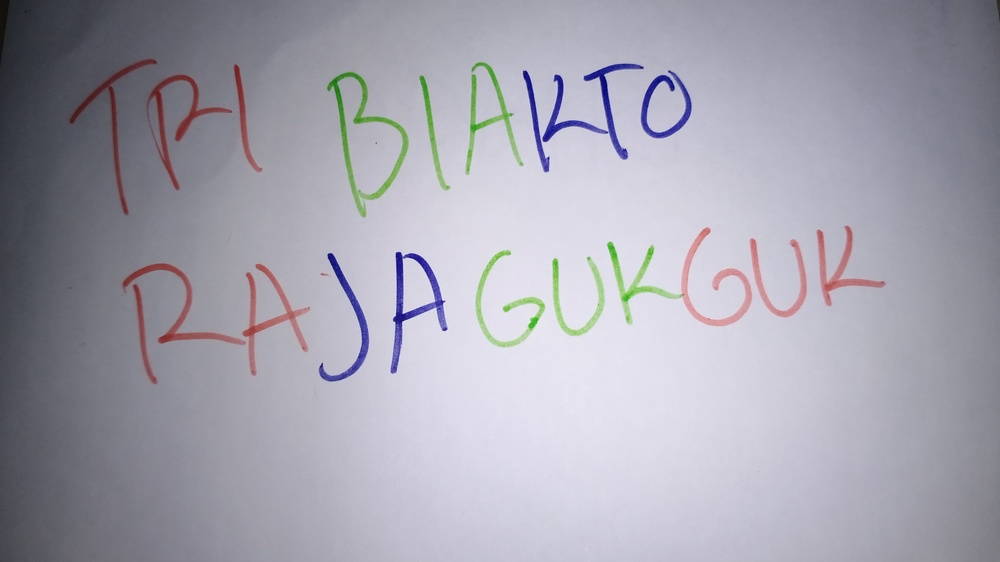
#> input picture tri.jpg, 1000 x 562 px, shrunk from 4608 x 2592 before the run
$ jupyter execute Untitled.ipynb
#> lines starting #> are read from the running program, lines starting #| are printed output that depends on the picture
[cell 1]
import cv2
import matplotlib.pyplot as plt
import numpy as np

[cell 2]
import cv2
import matplotlib.pyplot as plt

# Membaca gambar dengan OpenCV
img = cv2.imread("tri.jpg")
#> img is the input picture: shape (562, 1000, 3); mean B, G, R 174.7, 163.1, 164.6


# Ubah warna BGR (format OpenCV) menjadi RGB (format Matplotlib)
img_BGR = cv2.cvtColor(img, cv2.COLOR_RGB2BGR)
img_RGB = cv2.cvtColor(img, cv2.COLOR_BGR2RGB)

# Memisahkan kanal warna
kanal_merah = img_RGB[:,:,0]
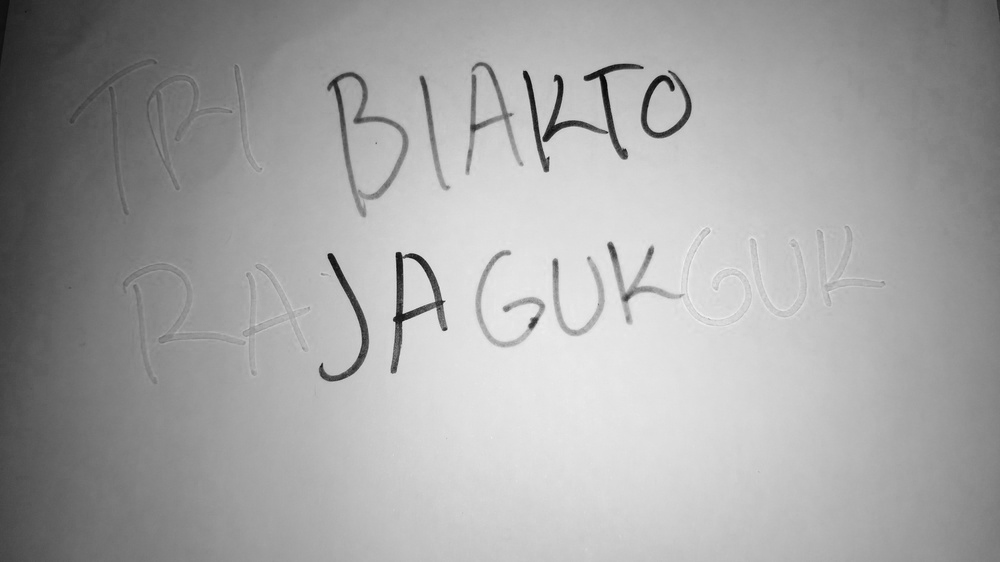
#> kanal_merah: shape (562, 1000); min 1, max 241, mean 164.6
kanal_hijau = img_RGB[:,:,1]
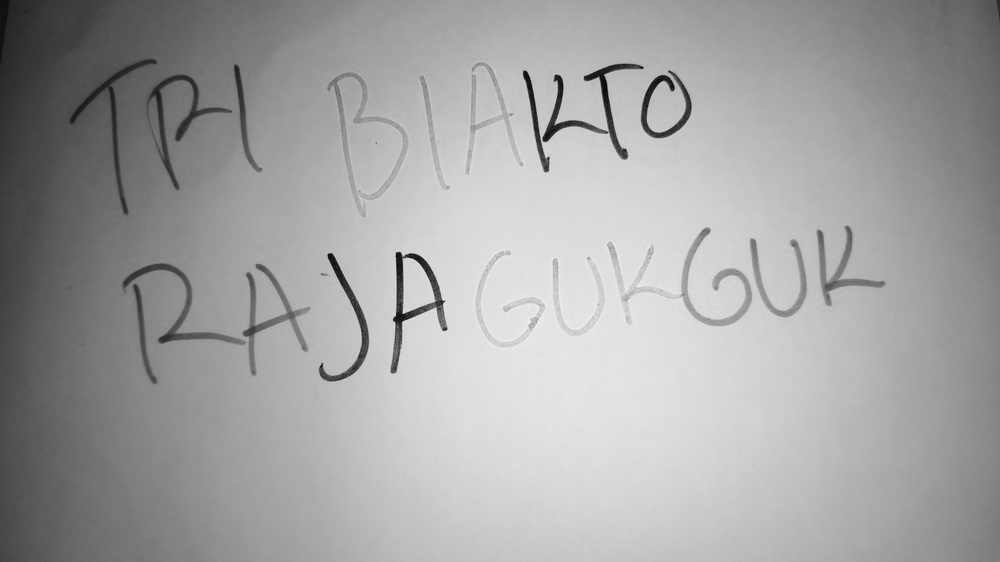
#> kanal_hijau: shape (562, 1000); min 1, max 249, mean 163.1
kanal_biru = img_RGB[:,:,2]
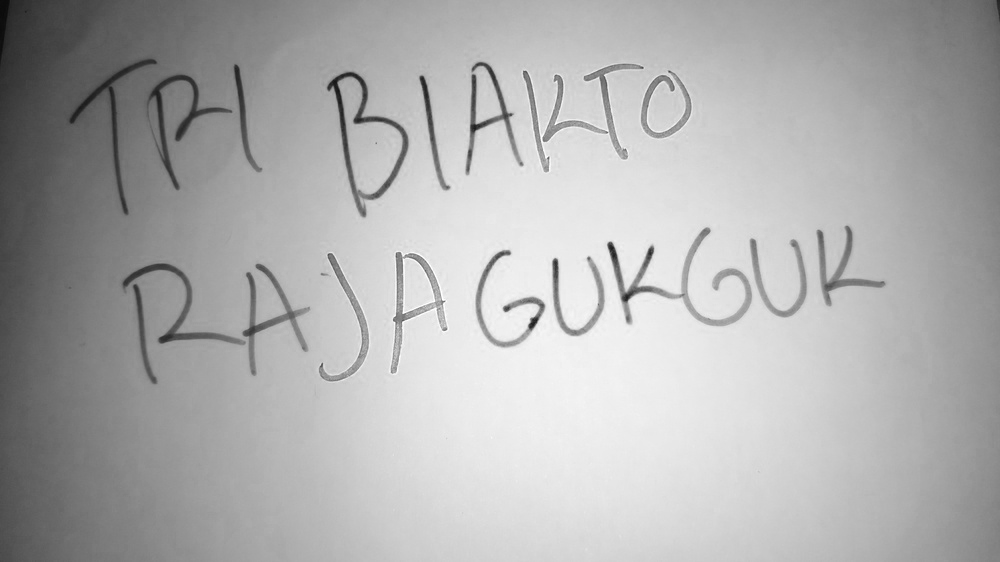
#> kanal_biru: shape (562, 1000); min 10, max 255, mean 174.7
# Menampilkan gambar kanal warna dalam skala abu-abu
plt.figure(figsize=(15, 4))

# Gambar Asli
plt.subplot(1, 4, 1)
plt.imshow(cv2.cvtColor(img_RGB, cv2.COLOR_RGB2BGR))
plt.title('Gambar Asli')
plt.axis('off')

# Gambar Kanal Merah
plt.subplot(1, 4, 2)
plt.imshow(kanal_merah, cmap='gray')
plt.title('Kanal Merah')
plt.axis('off')

# Gambar Kanal Hijau
plt.subplot(1, 4, 3)
plt.imshow(kanal_hijau, cmap='gray')
plt.title('Kanal Hijau')
plt.axis('off')

# Gambar Kanal Biru
plt.subplot(1, 4, 4)
plt.imshow(kanal_biru, cmap='gray')
plt.title('Kanal Biru')
plt.axis('off')

plt.tight_layout()
plt.savefig('gambar_kanal_warna_dan_asli.png')
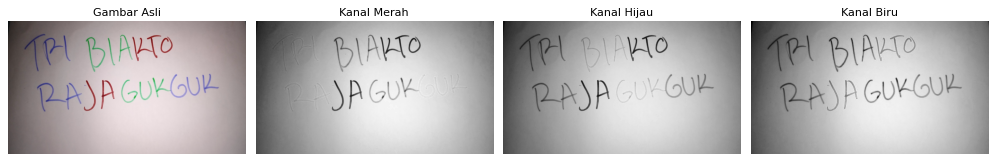
#> figure drawn by matplotlib, 4 panels; B, G, R data is drawn as R, G, B
plt.show()

[cell 3]
# Menghitung histogram untuk setiap kanal warna
hist_merah = cv2.calcHist([kanal_merah], [0], None, [256], [0,256])
#> hist_merah = 256 values, max 6334 at index 222, min 0 at index 0, mean 2195.3
hist_hijau = cv2.calcHist([kanal_hijau], [0], None, [256], [0,256])
#> hist_hijau = 256 values, max 6178 at index 220, min 0 at index 0, mean 2195.3
hist_biru = cv2.calcHist([kanal_biru], [0], None, [256], [0,256])
#> hist_biru = 256 values, max 6071 at index 231, min 0 at index 0, mean 2195.3

# Menampilkan histogram
plt.plot(hist_merah, color='r')
plt.plot(hist_hijau, color='g')
plt.plot(hist_biru, color='b')
plt.title('Histogram Warna Merah, Hijau, dan Biru')
plt.xlabel('Nilai Intensitas')
plt.ylabel('Frekuensi')
plt.savefig('histogram_warna.png')
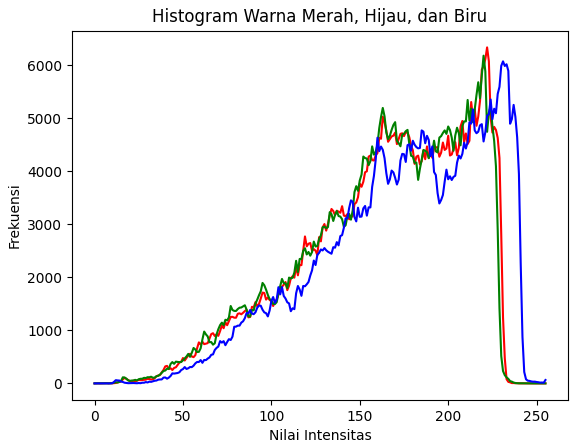
#> figure drawn by matplotlib, 1 panel; curve peaks at x = 222, y = 6334; curve peaks at x = 220, y = 6178; curve peaks at x = 231, y = 6071
plt.show()

$ run again, with gambar_kanal_warna_dan_asli.png saved as tri.jpg
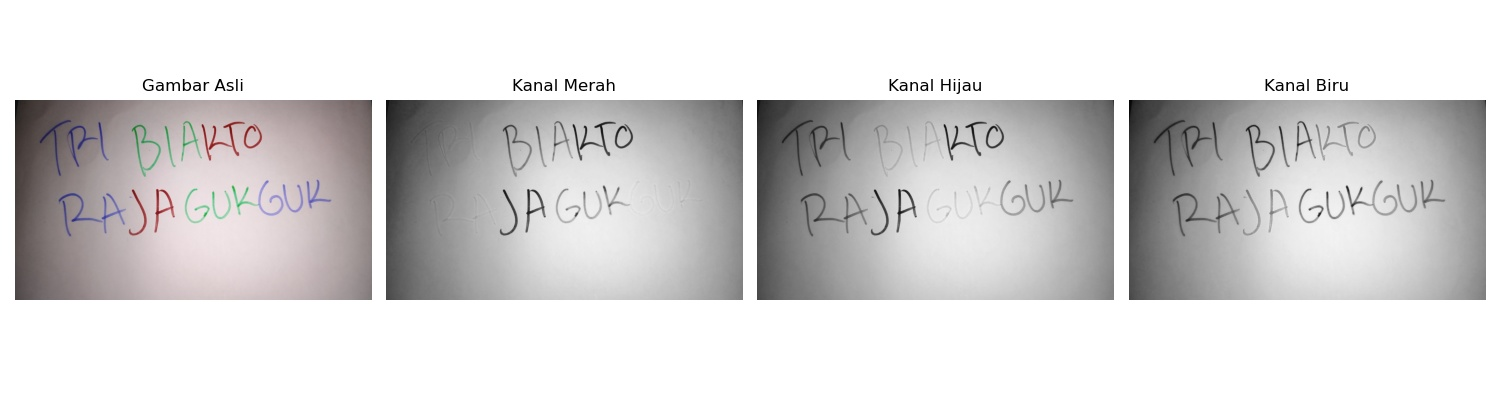
#> input picture gambar_kanal_warna_dan_asli.png, 1500 x 400 px
#> img is the input picture: shape (400, 1500, 3); mean B, G, R 213.5, 213.4, 214.7
#> `plt.savefig('gambar_kanal_warna_dan_asli.png')`:
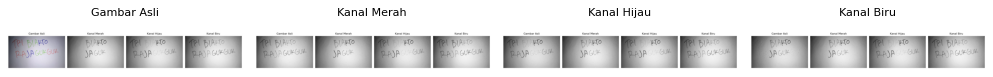
#> figure drawn by matplotlib, 4 panels; B, G, R data is drawn as R, G, B
#> hist_merah = 256 values, max 307253 at index 255, min 7 at index 8, mean 2343.8
#> hist_hijau = 256 values, max 306491 at index 255, min 3 at index 244, mean 2343.8
#> hist_biru = 256 values, max 307033 at index 255, min 3 at index 244, mean 2343.8
#> `plt.savefig('histogram_warna.png')`:
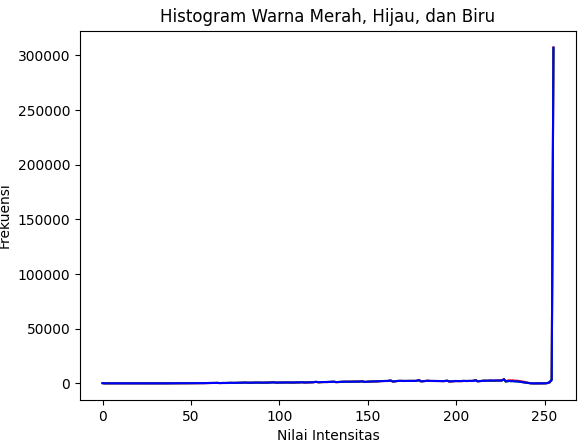
#> figure drawn by matplotlib, 1 panel; curve peaks at x = 255, y = 307253; curve peaks at x = 255, y = 306491; curve peaks at x = 255, y = 307033
